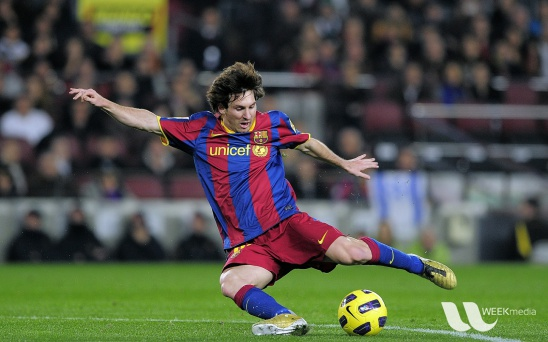
#> input picture resources/messi.jpg, 548 x 342 px
$ jupyter execute EdgeDetection.ipynb   (older library calls are emulated)
#> lines starting #> are read from the running program, lines starting #| are printed output that depends on the picture; after the words box and inside, x2 and y2 are one past the last pixel; in counts of white or black regions, pixels touching at a corner belong together
[cell 1]
import cv2
import numpy as np
import matplotlib.pyplot as plt

# Edge Detection
One of the fundamental operations in image processing. It helps use reduce amount of data to process while maintaining the structural aspect of the image.
1. Sobel Edge Detection (First order detection)
2. Roberts Edge Detection (First order detection)
3. Prewitt Edge Detection (First order detection)
4. Kirsch Edge Detection (First order detection)
5. Nevatia/Babu Edge Detection (First order detection)
6. Laplacian Edge Detection (Second order detection)
7. Canny Edge Detection

- First Order Detection - Very sensitive to noise and produce thicker edges (Maximum Detection).
- Second Order Detection - Less sensitive to noise. (Zero-Crossing Detection)

$$x(t) \longleftrightarrow X(j\omega)$$
$$\frac{d[x(t)]}{dx} \longleftrightarrow j\omega X(j\omega)$$

As we can see, differentiation amplifies noise, smoothening is suggested prior to applying edge detection.

Choosing the optimal edge detection depends on the edge profile of the object to be detected.

## Sobel Edge Detection
A gradient based method, calculating first order derivatives of the image separately for the X and Y axes. It uses two 3x3 kernels which are convolved with the original image to calculate approximations of the derivatives. It is more sensitive to diagonal edges than to the horizontal and vertical edges.
$$\text{X kernel} = \begin{bmatrix}-1 & 0 & +1\\-2 & 0 & +2\\-1 & 0 & +1\end{bmatrix}$$

$$\text{Y kernel} = \begin{bmatrix}+1 & +2 & +1\\0 & 0 & 0\\-1 & -2 & -1\end{bmatrix}$$
Edge shown by jump in intensity (1-D image)Edge more easy to observe after taking first derivative (maximum)
Function: <b>cv2.Sobel(image, depth, dx, dy[, dst[, ksize...]])</b>

[cell 2]
image = cv2.imread('../resources/messi.jpg')
#> image is the input picture: shape (342, 548, 3); mean B, G, R 72.4, 86, 82.2
gray = cv2.cvtColor(image, cv2.COLOR_BGR2GRAY)
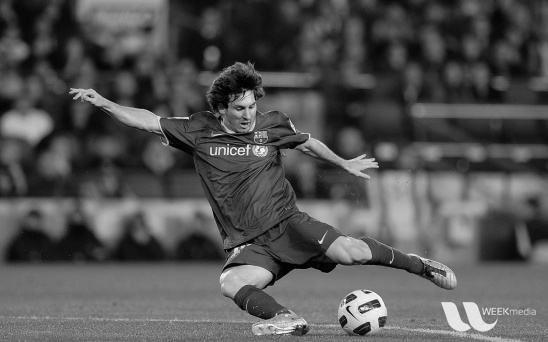
#> gray: shape (342, 548); min 0, max 251, mean 83.3

blurred = cv2.GaussianBlur(gray, (3, 3), 0)

sobelx = cv2.Sobel(blurred, cv2.CV_64F, 1, 0, ksize=5)
sobely = cv2.Sobel(blurred, cv2.CV_64F, 0, 1, ksize=5)

# sobel = cv2.addWeighted(sobelx, 0.5, sobely, 0.5, 0)
sobel = np.sqrt(np.square(sobelx) + np.square(sobely))

fig = plt.figure()
fig.set_size_inches(18, 10)

fig.add_subplot(2, 2, 1)
plt.imshow(gray, cmap='gray')

fig.add_subplot(2, 2, 2)
plt.imshow(sobelx, cmap='gray')

fig.add_subplot(2, 2, 3)
plt.imshow(sobely, cmap='gray')

fig.add_subplot(2, 2, 4)
plt.imshow(sobel, cmap='gray')

plt.show()

## Roberts Edge Detection
It uses two 2x2 kernels. One kernel is simply the other rotated by 90 degrees.
$$\text{X kernel} = \begin{bmatrix}+1 & 0\\0 & -1\end{bmatrix}$$

$$\text{Y kernel} = \begin{bmatrix}0 & +1\\-1 & 0\end{bmatrix}$$

Responds maximally to edges running at 45° to the pixel grid. It is very quick to compute. Since it uses such a small kernel, it's highly sensitive to noise. It also produces weak responses to genuine edges.

[cell 3]
from scipy import ndimage

roberts_x = np.array([[1, 0], [0, -1]])
roberts_y = np.array([[0, 1], [-1, 0]])

img = np.asarray(blurred, dtype="int32")

vertical = ndimage.convolve(img, roberts_y)
horizontal = ndimage.convolve(img, roberts_x)

robert = np.sqrt(np.square(vertical) + np.square(horizontal))

plt.imshow(robert, cmap='gray')
plt.show()

## Prewitt Edge Detection
Uses two 3x3 kernels to calculate approximations of the derivatives.
$$\text{X kernel} = \begin{bmatrix}+1 & 0 & -1\\+1 & 0 & -1\\+1 & 0 & -1\end{bmatrix}$$

$$\text{Y kernel} = \begin{bmatrix}+1 & +1 & +1\\0 & 0 & 0\\-1 & -1 & -1\end{bmatrix}$$

As compared to Sobel, the Prewitt masks are simpler to implement but are very sensitive to noise. It is more sensitive to horizontal and vertical edges

[cell 4]
prewitt_x = np.array([[1, 0, -1], [1, 0, -1], [1, 0, -1]])
prewitt_y = np.array([[1, 1, 1], [0, 0, 0], [-1, -1, -1]])

horizontal = ndimage.convolve(img, prewitt_x)
vertical = ndimage.convolve(img, prewitt_y)

prewitt = np.sqrt(np.square(horizontal) + np.square(vertical))

plt.imshow(prewitt, cmap='gray')
plt.show()

## Kirsch Edge Detection
Uses a single 3x3 kernel mast and rotates it in 45 degrees increments through all the 8 compass directions.
$$kernel = \begin{bmatrix}+5 & +5 & +5\\-3 & 0 & -3\\-3 & -3 & -3\end{bmatrix}$$

It's good detector but requires a lot of computations.

Nevatia/Babu Edge Detection is similar to Kirsch, the matirx rotates in 30 degree increments from 0->30->60->90->120->150.

[cell 5]
def rotate_45(array):
    result = np.zeros_like(array)
    for i in range(3):
        for j in range(3):
            if i == 0 and j == 0:   result[i+1][j] = array[i][j]
            elif i == 2 and j == 0: result[i][j+1] = array[i][j]
            elif i == 2 and j == 2: result[i-1][j] = array[i][j]
            elif i == 0 and j == 2: result[i][j-1] = array[i][j]
            elif i == 0:            result[i][j-1] = array[i][j]
            elif j == 0:            result[i+1][j] = array[i][j]
            elif i == 2:            result[i][j+1] = array[i][j]
            elif j == 2:            result[i-1][j] = array[i][j]
    return result

kernel_n = np.array([[5, 5, 5], [-3, 0, -3], [-3, -3, -3]])
kernel_nw = rotate_45(kernel_n)
kernel_w = rotate_45(kernel_nw)
kernel_sw = rotate_45(kernel_w)
kernel_s = rotate_45(kernel_sw)
kernel_se = rotate_45(kernel_s)
kernel_e = rotate_45(kernel_se)
kernel_ne = rotate_45(kernel_e)

d1 = ndimage.convolve(img, kernel_n)
d2 = ndimage.convolve(img, kernel_nw)
d3 = ndimage.convolve(img, kernel_w)
d4 = ndimage.convolve(img, kernel_sw)
d5 = ndimage.convolve(img, kernel_s)
d6 = ndimage.convolve(img, kernel_se)
d7 = ndimage.convolve(img, kernel_e)
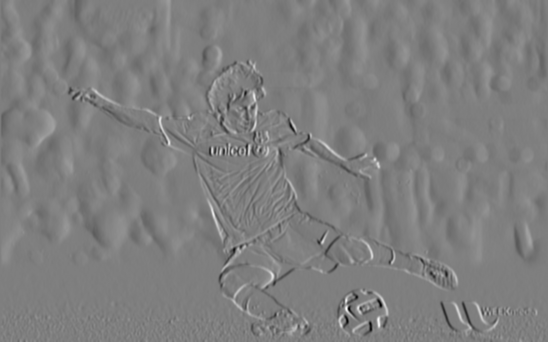
#> d7: shape (342, 548) int32; min -1537, max 1548, mean -0.3; drawn with min black and max white
d8 = ndimage.convolve(img, kernel_ne)

kirsch = np.sqrt(np.square(d1) + np.square(d2) + np.square(d3) + np.square(d4) +
                 np.square(d5) + np.square(d6) + np.square(d7) + np.square(d8))

fig = plt.figure()
fig.set_size_inches(36, 20)

fig.add_subplot(3, 4, 1)
plt.imshow(d1, cmap='gray')

fig.add_subplot(3, 4, 2)
plt.imshow(d2, cmap='gray')

fig.add_subplot(3, 4, 3)
plt.imshow(d3, cmap='gray')

fig.add_subplot(3, 4, 4)
plt.imshow(d4, cmap='gray')

fig.add_subplot(3, 4, 5)
plt.imshow(d5, cmap='gray')

fig.add_subplot(3, 4, 6)
plt.imshow(d6, cmap='gray')

fig.add_subplot(3, 4, 7)
plt.imshow(d7, cmap='gray')

fig.add_subplot(3, 4, 8)
plt.imshow(d8, cmap='gray')

fig.add_subplot(3, 4, 10)
plt.imshow(img, cmap='gray')

fig.add_subplot(3, 4, 11)
plt.imshow(kirsch, cmap='gray')

plt.show()

## Laplacian Edge Detection
Uses one 3x3 kernel and calculates second order derivatives in a single pass.
$$kernel = \begin{bmatrix}0 & +1 & 0\\+1 & -4 & +1\\0 & +1 & 0\end{bmatrix}$$

For taking diagonals into consideration,
$$kernel = \begin{bmatrix}+1 & +1 & +1\\+1 & -8 & +1\\+1 & +1 & +1\end{bmatrix}$$

Function: <b>cv2.Laplacian(image, depth[, dst[, ksize...]])</b>

[cell 6]
laplacian = cv2.Laplacian(blurred, cv2.CV_16U)

plt.imshow(laplacian, cmap='gray')
plt.show()

## Canny Edge Detection
Apart from first order derivatives, this also utilizes non-maxima supression and hysteresis thresholding in order to detect weak and strong edges. It uses a multi-stage algorithm to detect a wide range of edges in images.

<b>Process</b>:
1. <u>Noise Supression</u> - To smooth the image and reduce noise, a Gaussian filter is applied to convolve with the image. The larger the size of kernel, the lower the detector’s sensitivity to noise. A 5×5 is a good size for most cases.

2. <u>Finding Intensity Gradient of Image</u> - Uses four filters to detect horizontal, vertical and diagonal edges in the blurred image(Sobel kernel is preferred). These return first order derivatives in horizontal direction (G<sub>x</sub>) and vertical direction (G<sub>y</sub>)
$$G = \sqrt{G_{x}^2 + G_{y}^2}$$
$$\theta = \tan^{-1}\frac{G_{y}}{G_{x}}$$

3. <u>Non Maxima Supression</u> - It's an edge thinning technique. At every pixel, pixel is checked if it is a local maximum in its neighborhood in the direction of gradient. Thus, all the gradient values are supressed to 0 except the local maximal, which indicates location with the sharpest change of intensity value.
    - Compare the edge strength of the current pixel with the edge strength of the pixel in the positive and negative gradient directions.
    - If the edge strength of the current pixel is the largest compared to the other pixels in the mask with the same direction, the value will be preserved. Otherwise, the value will be suppressed.
4. <u>Double Thresholding</u> - Some edge pixels due to noise and color variation are still left. Two threshold values are selected => maxThresh and minThresh. Pixels with value above maxThresh are labelled strong edges, those below minThresh are supressed and those lying between minThresh and maxThresh are labelled weak edges.

5. <u>Hysteresis Edge Tracking</u> - Connected component analysis is done on all the weak edges now. Lets say our hysteresis threshold is 3. So, if a weak edge pixel has 3 or more than 3 strong edge pixels amongst its 8 neighboring pixels, it will be marked as an edge, otherwise will be supressed.

[cell 7]
canny_inbuilt = cv2.Canny(gray, 100, 200)
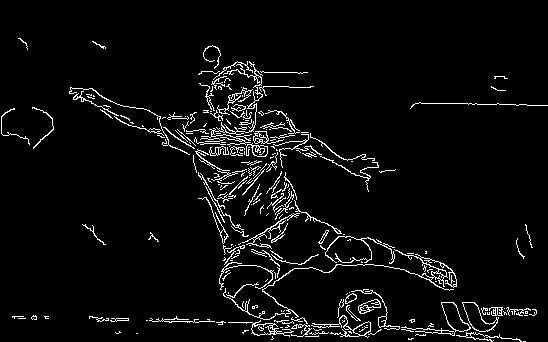
#> canny_inbuilt: shape (342, 548); 4.6% white in thin lines or dots, all inside (x1, y1, x2, y2) = (1, 38, 548, 342)

fig = plt.figure()
fig.set_size_inches(18, 10)

fig.add_subplot(1, 2, 1)
plt.imshow(canny_inbuilt, cmap='gray')

def canny_experimental(image):
    # Noise Supression
    sigma = 1.4  # experimental
    blurred = cv2.GaussianBlur(image, (5, 5), sigma)
    blurred = np.asarray(blurred, dtype="int32")

    # Intensity Gradient
    kernel_x = np.array([[-1, 0, 1], [-2, 0, 2], [-1, 0, 1]])
    kernel_y = np.array([[-1, -2, -1], [0, 0, 0], [1, 2, 1]])
    sobelx = ndimage.convolve(blurred, kernel_x)
    sobely = ndimage.convolve(blurred, kernel_y)
    sobel = np.hypot(sobelx, sobely)

    ## Approx directions to horizontal, vertical, left diagonal and right diagonal
    sobel_dir = np.arctan2(sobely, sobelx)
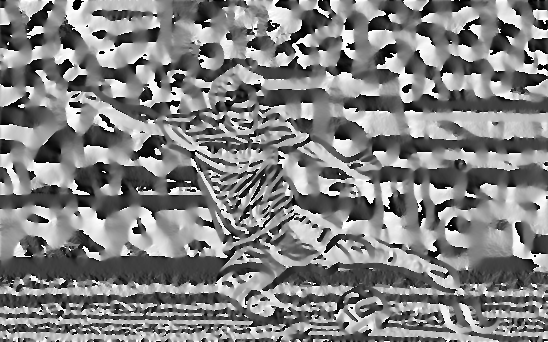
#> sobel_dir: shape (342, 548) float64; min -3.14, max 3.14, mean 0.0622; drawn with min black and max white
    for x in range(sobel_dir.shape[0]):
        for y in range(sobel_dir.shape[1]):
            dir = sobel_dir[x][y]
            if 0<= dir < 22.5 or 157.5 <= dir <= 202.5 or 337.5 <= dir <= 360:
                sobel_dir[x][y] = 0  # horizontal
            elif 22.5 <= dir < 67.5 or 202.5 <= dir < 247.5:
                sobel_dir[x][y] = 45  # left diagonal
            elif 67.5 <= dir < 112.5 or 247.5 <= dir < 292.5:
                sobel_dir[x][y] = 90  # vertical
            else:
                sobel_dir[x][y] = 135  # right diagonal
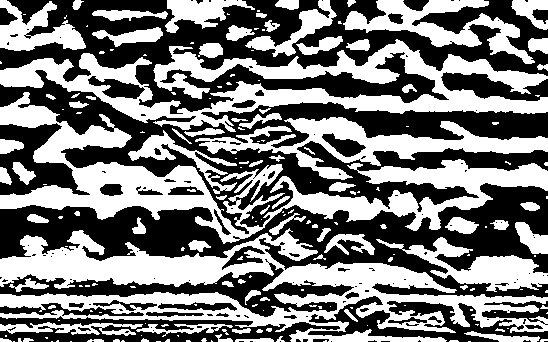
#> sobel_dir: shape (342, 548) float64; values 0 (black) and 135 (white), 48.2% white; 188 white regions (105 under 20 px), largest, box (x1, y1, x2, y2) and area: (0, 228, 548, 342) 22941, (0, 92, 548, 244) 18706, (0, 39, 548, 132) 16547

    # Non-maxima Supression
    sobel_magnitude = np.copy(sobel)
    for x in range(1, sobel.shape[0] - 1):
        for y in range(1, sobel.shape[1] - 1):
            # Compare magnitude of gradients in the direction of gradient of pixel
            # If value is less than any of the neighoring magnitude, make pixel 0
            # We are checking in 3x3 neighbourhood
            if sobel_dir[x][y] == 0 and sobel[x][y] <= min(sobel[x][y+1], sobel[x][y-1]):
                    sobel_magnitude[x][y] = 0
            elif sobel_dir[x][y] == 45 and sobel[x][y] <= min(sobel[x-1][y+1], sobel[x+1][y-1]):
                sobel_magnitude[x][y] = 0
            elif sobel_dir[x][y] == 90 and sobel[x][y] <= min(sobel[x-1][y], sobel[x+1][y]):
                sobel_magnitude[x][y] = 0
            elif sobel[x][y] <= min(sobel[x+1][y+1], sobel[x-1][y-1]):
                sobel_magnitude[x][y] = 0
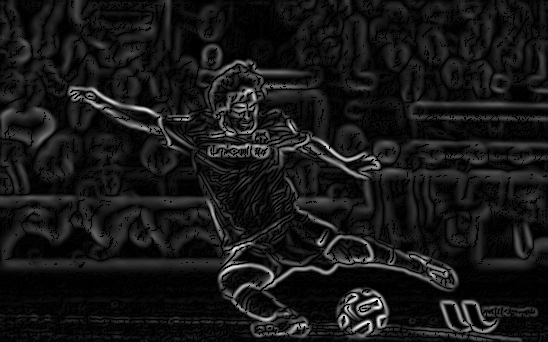
#> sobel_magnitude: shape (342, 548) float64; min 0, max 389.8, mean 35.6; drawn with min black and max white

    # Double Thresholding
    sobel = sobel_magnitude
    canny = np.zeros_like(sobel)
    strong_edge = np.zeros_like(sobel)
    weak_edge = np.zeros_like(sobel)
    thresh = np.max(sobel)
#> thresh = 389.8
    maxThresh = 0.2 * thresh
#> maxThresh = 77.96
    minThresh = 0.1 * thresh
#> minThresh = 38.98
    for i in range(sobel.shape[0]):
        for j in range(sobel.shape[1]):
            if sobel[i][j] >= maxThresh:
                canny[i][j] = sobel[i][j]
                strong_edge[i][j] = sobel[i][j]
                weak_edge[i][j] = 0
            elif sobel[i][j] >= minThresh:
                canny[i][j] = sobel[i][j]
                weak_edge[i][j] = sobel[i][j]
                strong_edge[i][j] = 0
            else:
                canny[i][j] = 0
                strong_edge[i][j] = 0
                weak_edge[i][j] = 0
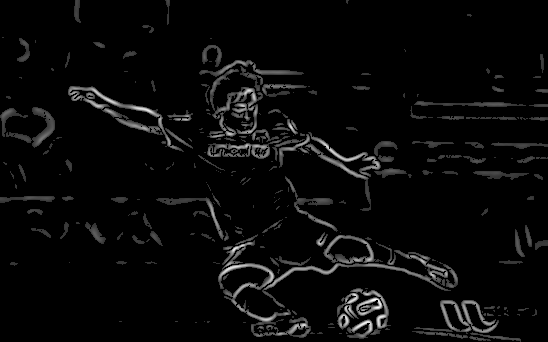
#> strong_edge: shape (342, 548) float64; min 0, max 389.8, mean 13.9; drawn with min black and max white
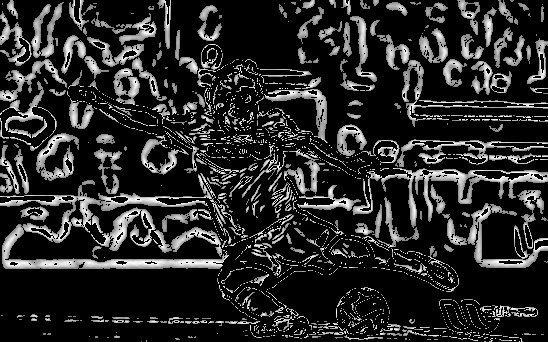
#> weak_edge: shape (342, 548) float64; min 0, max 77.94, mean 12.5; drawn with min black and max white

    # Connected Component Analysis
    neighbor_thresh = 2
    for i in range(weak_edge.shape[0]):
        for j in range(weak_edge.shape[1]):
            neighbors = 0
            if weak_edge[i][j] == 0:
                continue
            # check for corner
            if i == 0 and j == 0:
                if strong_edge[1][0] != 0:       neighbors += 1
                if strong_edge[1][1] != 0:       neighbors += 1
                if strong_edge[0][1] != 0:       neighbors += 1
            elif i == weak_edge.shape[0] - 1 and j == 0:
                if strong_edge[i-1][0] != 0:     neighbors += 1
                if strong_edge[i-1][1] != 0:     neighbors += 1
                if strong_edge[i][1] != 0:       neighbors += 1
            elif i == 0 and j == weak_edge.shape[1] - 1:
                if strong_edge[i][j-1] != 0:     neighbors += 1
                if strong_edge[i+1][j-1] != 0:   neighbors += 1
                if strong_edge[i+1][j] != 0:     neighbors += 1
            elif i == weak_edge.shape[0] - 1 and j == weak_edge.shape[1] - 1:
                if strong_edge[i-1][j] != 0:     neighbors += 1
                if strong_edge[i-1][j-1] != 0:   neighbors += 1
                if strong_edge[i][j-1] != 0:     strong_edge += 1
            # check for edge
            elif i == 0:
                if strong_edge[i][j-1] != 0:     neighbors += 1
                if strong_edge[i+1][j-1] != 0:   neighbors += 1
                if strong_edge[i+1][j] != 0:     neighbors += 1
                if strong_edge[i+1][j+1] != 0:   neighbors += 1
                if strong_edge[i][j+1] != 0:     neighbors += 1
            elif i == weak_edge.shape[0] - 1:
                if strong_edge[i][j-1] != 0:     neighbors += 1
                if strong_edge[i-1][j-1] != 0:   neighbors += 1
                if strong_edge[i-1][j] != 0:     neighbors += 1
                if strong_edge[i-1][j+1] != 0:   neighbors += 1
                if strong_edge[i][j+1] != 0:     neighbors += 1
            elif j == 0:
                if strong_edge[i-1][j] != 0:     neighbors += 1
                if strong_edge[i-1][j+1] != 0:   neighbors += 1
                if strong_edge[i][j+1] != 0:     neighbors += 1
                if strong_edge[i+1][j+1] != 0:   neighbors += 1
                if strong_edge[i+1][j] != 0:     neighbors += 1
            elif j == weak_edge.shape[1] - 1:
                if strong_edge[i-1][j] != 0:     neighbors += 1
                if strong_edge[i-1][j-1] != 0:   neighbors += 1
                if strong_edge[i][j-1] != 0:     neighbors += 1
                if strong_edge[i+1][j-1] != 0:   neighbors += 1
                if strong_edge[i+1][j] != 0:     neighbors += 1
            # check for the 8 neighboring strong edge pixels
            else:
                if strong_edge[i-1][j-1] != 0:   neighbors += 1
                if strong_edge[i-1][j] != 0:     neighbors += 1
                if strong_edge[i-1][j+1] != 0:   neighbors += 1
                if strong_edge[i][j+1] != 0:     neighbors += 1
                if strong_edge[i+1][j+1] != 0:   neighbors += 1
                if strong_edge[i+1][j] != 0:     neighbors += 1
                if strong_edge[i+1][j-1] != 0:   neighbors += 1
                if strong_edge[i][j-1] != 0:     neighbors += 1
            # supress if no strong edges in neihborhood
            if neighbors < neighbor_thresh: canny[i][j] = 0
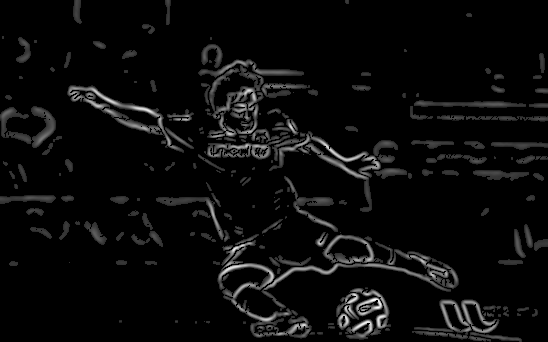
#> canny: shape (342, 548) float64; min 0, max 389.8, mean 16.6; drawn with min black and max white

    canny = cv2.erode(canny, cv2.getStructuringElement(cv2.MORPH_RECT, (1, 2)), iterations=1)
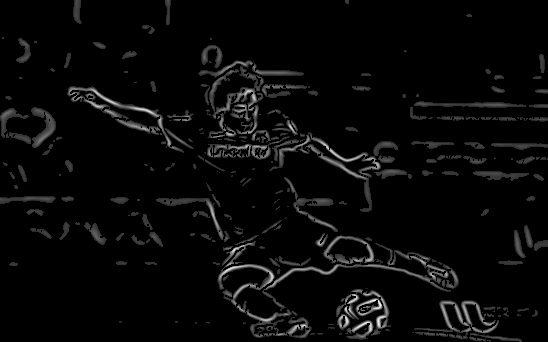
#> canny: shape (342, 548) float64; min 0, max 371.3, mean 12.6; drawn with min black and max white

    return canny

canny_implemented = canny_experimental(gray)
fig.add_subplot(1, 2, 2)
plt.imshow(canny_implemented, cmap='gray')

plt.show()

$ run again, with resources/apple.jpg copied over resources/messi.jpg
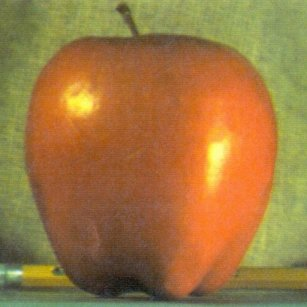
#> input picture resources/apple.jpg, 307 x 307 px
#> image is the input picture: shape (307, 307, 3); mean B, G, R 64.8, 119.7, 159
#> canny_inbuilt: shape (307, 307); 0.62% white in thin lines or dots, all inside (x1, y1, x2, y2) = (0, 1, 212, 304)
#> after the loop in canny_experimental, `for x in range(sobel_dir.shape[0]):`:
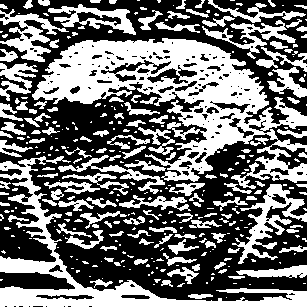
#> sobel_dir: shape (307, 307) float64; values 0 (black) and 135 (white), 44.1% white; 335 white regions (202 under 20 px), largest, box (x1, y1, x2, y2) and area: (32, 38, 307, 189) 15065, (0, 156, 307, 307) 6891, (232, 184, 307, 264) 1735
#> thresh = 228.2
#> maxThresh = 45.64
#> minThresh = 22.82
#> in canny_experimental, `canny = cv2.erode(canny, cv2.getStructuringElement(cv2.MORPH_RECT, (1,..`:
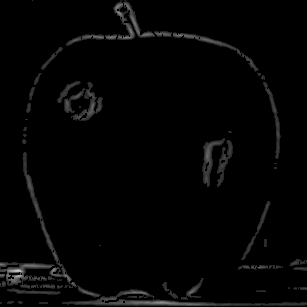
#> canny: shape (307, 307) float64; min 0, max 202, mean 4.5
